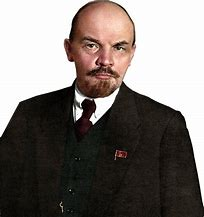
#> input picture Day_14/OIP-C.jpg, 204 x 217 px
$ python opencv_1.py
#> lines starting #> are read from the running program, lines starting #| are printed output that depends on the picture
import cv2
import numpy as np
from PIL import Image

"""
    1 找到被打开的图像位置
    2 读取图像并打开
    3 显示
"""
# img_test = Image.open('OIP-C.jpg')
# WHC
# print(img_test.size)

# 创建一个窗口命名
# cv2.namedWindow('img', cv2.WINDOW_NORMAL)
# 设置窗口（img）的大小
# cv2.resizeWindow('img', 400, 400)
# 找到被打开图像位置
img = cv2.imread('OIP-C.jpg')
#> img is the input picture: shape (217, 204, 3); mean B, G, R 114.4, 118.6, 125.3
# 通道分离
b, g, r = cv2.split(img)
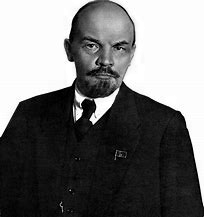
#> b: shape (217, 204); min 0, max 255, mean 114.4
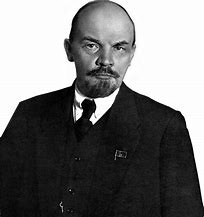
#> g: shape (217, 204); min 0, max 255, mean 118.6
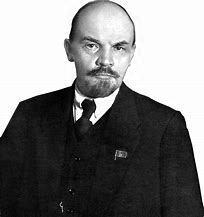
#> r: shape (217, 204); min 0, max 255, mean 125.3
# (217, 204, 3)
# HWC
# print(img.shape)
# 参数1：图像显示的窗口名
# 参数2：显示的具体图像
cv2.imshow('b', b)
cv2.imshow('g', g)
cv2.imshow('r', r)
cv2.imshow('img', img)

# 通道的合并
imgC = cv2.merge((b, g, r))
# 当要显示图片的时候，会默认的创建一个窗口
cv2.imshow('imgC', imgC)

# 等待按键按下 大于0 表示演示ms
# 如果是0 表示一直等待按键按下
key = cv2.waitKey(0)
#> (key q is pressed here)
if key == ord('q'):
    print(key)
    # 窗口释放
    cv2.destroyAllWindows()
    pass
# 窗口释放
